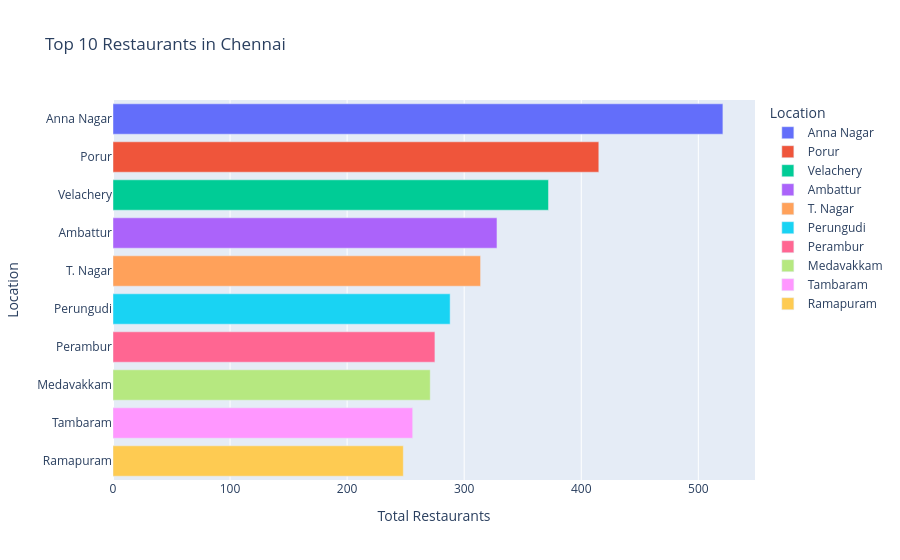

The code cell stored with this chart in its notebook:
### Code cell
fig = px.bar(
    top_10_locations,
    x='Total Restaurants',
    y='Location',
    orientation='h',
    color='Location',
    title='Top 10 Restaurants in Chennai'
).update_layout(yaxis={'categoryorder':'total ascending'})
fig.show()

### Figure 1 — Plotly figure (JSON) as saved in the notebook; plotly's stock layout.template omitted (floating-point values rounded to 4 significant figures)
{"data": [{"hovertemplate": "Location=%{y}<br>Total Restaurants=%{x}<extra></extra>", "legendgroup": "Anna Nagar", "marker": {"color": "#636efa", "pattern": {"shape": ""}}, "name": "Anna Nagar", "orientation": "h", "showlegend": true, "textposition": "auto", "type": "bar", "x": [521], "xaxis": "x", "y": ["Anna Nagar"], "yaxis": "y"}, {"hovertemplate": "Location=%{y}<br>Total Restaurants=%{x}<extra></extra>", "legendgroup": "Porur", "marker": {"color": "#EF553B", "pattern": {"shape": ""}}, "name": "Porur", "orientation": "h", "showlegend": true, "textposition": "auto", "type": "bar", "x": [415], "xaxis": "x", "y": ["Porur"], "yaxis": "y"}, {"hovertemplate": "Location=%{y}<br>Total Restaurants=%{x}<extra></extra>", "legendgroup": "Velachery", "marker": {"color": "#00cc96", "pattern": {"shape": ""}}, "name": "Velachery", "orientation": "h", "showlegend": true, "textposition": "auto", "type": "bar", "x": [372], "xaxis": "x", "y": ["Velachery"], "yaxis": "y"}, {"hovertemplate": "Location=%{y}<br>Total Restaurants=%{x}<extra></extra>", "legendgroup": "Ambattur", "marker": {"color": "#ab63fa", "pattern": {"shape": ""}}, "name": "Ambattur", "orientation": "h", "showlegend": true, "textposition": "auto", "type": "bar", "x": [328], "xaxis": "x", "y": ["Ambattur"], "yaxis": "y"}, {"hovertemplate": "Location=%{y}<br>Total Restaurants=%{x}<extra></extra>", "legendgroup": "T. Nagar", "marker": {"color": "#FFA15A", "pattern": {"shape": ""}}, "name": "T. Nagar", "orientation": "h", "showlegend": true, "textposition": "auto", "type": "bar", "x": [314], "xaxis": "x", "y": ["T. Nagar"], "yaxis": "y"}, {"hovertemplate": "Location=%{y}<br>Total Restaurants=%{x}<extra></extra>", "legendgroup": "Perungudi", "marker": {"color": "#19d3f3", "pattern": {"shape": ""}}, "name": "Perungudi", "orientation": "h", "showlegend": true, "textposition": "auto", "type": "bar", "x": [288], "xaxis": "x", "y": ["Perungudi"], "yaxis": "y"}, {"hovertemplate": "Location=%{y}<br>Total Restaurants=%{x}<extra></extra>", "legendgroup": "Perambur", "marker": {"color": "#FF6692", "pattern": {"shape": ""}}, "name": "Perambur", "orientation": "h", "showlegend": true, "textposition": "auto", "type": "bar", "x": [275], "xaxis": "x", "y": ["Perambur"], "yaxis": "y"}, {"hovertemplate": "Location=%{y}<br>Total Restaurants=%{x}<extra></extra>", "legendgroup": "Medavakkam", "marker": {"color": "#B6E880", "pattern": {"shape": ""}}, "name": "Medavakkam", "orientation": "h", "showlegend": true, "textposition": "auto", "type": "bar", "x": [271], "xaxis": "x", "y": ["Medavakkam"], "yaxis": "y"}, {"hovertemplate": "Location=%{y}<br>Total Restaurants=%{x}<extra></extra>", "legendgroup": "Tambaram", "marker": {"color": "#FF97FF", "pattern": {"shape": ""}}, "name": "Tambaram", "orientation": "h", "showlegend": true, "textposition": "auto", "type": "bar", "x": [256], "xaxis": "x", "y": ["Tambaram"], "yaxis": "y"}, {"hovertemplate": "Location=%{y}<br>Total Restaurants=%{x}<extra></extra>", "legendgroup": "Ramapuram", "marker": {"color": "#FECB52", "pattern": {"shape": ""}}, "name": "Ramapuram", "orientation": "h", "showlegend": true, "textposition": "auto", "type": "bar", "x": [248], "xaxis": "x", "y": ["Ramapuram"], "yaxis": "y"}], "layout": {"barmode": "relative", "legend": {"title": {"text": "Location"}, "tracegroupgap": 0}, "title": {"text": "Top 10 Restaurants in Chennai"}, "xaxis": {"anchor": "y", "domain": [0, 1], "title": {"text": "Total Restaurants"}}, "yaxis": {"anchor": "x", "categoryarray": ["Ramapuram", "Tambaram", "Medavakkam", "Perambur", "Perungudi", "T. Nagar", "Ambattur", "Velachery", "Porur", "Anna Nagar"], "categoryorder": "total ascending", "domain": [0, 1], "title": {"text": "Location"}}}}
